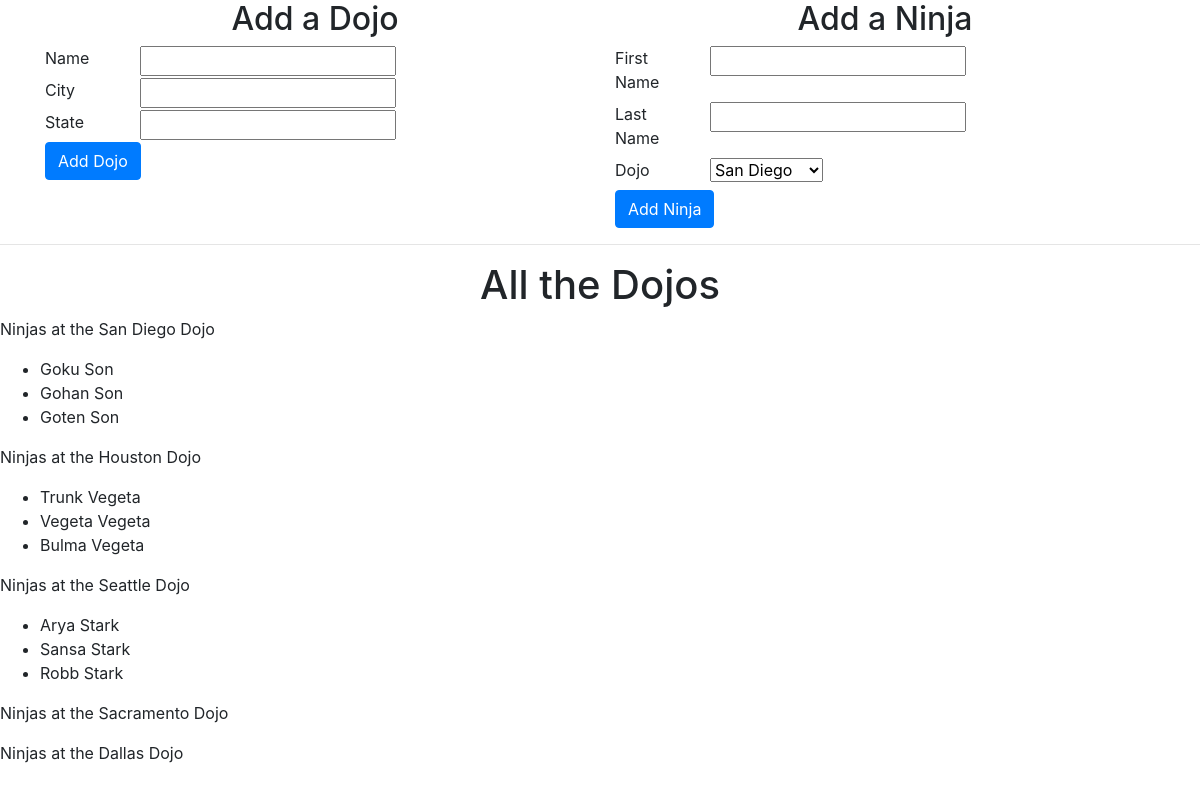
The page / on the database its author committed.
### dojo_ninjas_app/models.py (models this page shows, shortened)
class dojos(models.Model):
    name=models.CharField(max_length=255)
    city=models.CharField(max_length=255)
    state=models.CharField(max_length=255)
    created_at=models.DateTimeField(auto_now_add=True)
    updated_at=models.DateTimeField(auto_now=True)
    desc=models.TextField(null=True)

class ninjas(models.Model):
    first_name = models.CharField(max_length=255)
    last_name = models.CharField(max_length=255)
    dojo=models.ForeignKey(dojos,related_name='ninjas',on_delete=models.CASCADE)
    created_at = models.DateTimeField(auto_now_add=True)
    updated_at = models.DateTimeField(auto_now=True)

### dojo_ninjas_app/views.py (the view)
# urls.py: path('',views.index),
def index(request):
    context={
        'all_dojos': dojos.objects.all(),
        'all_ninjas': ninjas.objects.all()
    }
    return render(request,"index.html",context)

### dojo_ninjas_app/templates/index.html (shortened to what this page needs)
<!doctype html>
<html lang="en">
<head>
    <link rel="stylesheet" href="https://stackpath.bootstrapcdn.com/bootstrap/4.3.1/css/bootstrap.min.css"
>
</head>
<body>
    <div class="container">
        <div class="row">
        <div class="col col-6">
            <h2 style="text-align: center;">Add a Dojo</h2>
            <form method="post" action="addDojo">
                <div class="row">
                    <div class="col col-2">
                        <label>Name</label>
                    </div>
                    <div class="col col-4">
                        <input type="text" name="name">
                    </div>
                </div>
                <div class="row">
                    <div class="col col-2">
                        <label>City</label>
                    </div>
                    <div class="col col-4">
                        <input type="text" name="city">
                    </div>
                </div>
                <div class="row">
                    <div class="col col-2">
                        <label>State</label>
                    </div>
                    <div class="col col-4">
                        <input type="text" name="state">
                    </div>
                </div>
                <div><button class="btn btn-primary" type="submit">Add Dojo</button></div>
            </form>
        </div>
        <div class="col col-6">
            <h2 style="text-align:center;">Add a Ninja</h2>
            <form method="post" action="addNinja">
                <div class="row">
                    <div class="col col-2">
                        <label>First Name</label>
                    </div>
                    <div class="col col-4">
                        <input type="text" name="first_name">
                    </div>
                </div>
                <div class="row">
                    <div class="col col-2">
                        <label>Last Name</label>
                    </div>
                    <div class="col col-4">
                        <input type="text" name="last_name">
                    </div>
                </div>
                <div class="row">
                    <div class="col col-2">
                        <label>Dojo</label>
                    </div>
                    <div class="col col-4">
                        <select name="dojo">
                            {% for dojo in all_dojos %}
                            <option value={{dojo.name}}>{{dojo.name}}</option>
                            {% endfor %}
                        </select>
                    </div>
                </div>
                <div><button class="btn btn-primary" type="submit">Add Ninja</button></div>
            </form>
        </div>
        </div>
    </div>
    <hr>
    <h1 style="text-align: center;">All the Dojos</h1>
    {% for dojo in all_dojos %}
        <p>Ninjas at the {{dojo.name}} Dojo</p>
        <ul>
        {% for ninja in dojo.ninjas.all %}
            <li>{{ninja.first_name}} {{ninja.last_name}}</li>
        {% endfor %}
        </ul>
    {% endfor %}
</body>
</html>

### rows shown on the page
dojos: name "San Diego"
ninjas: first_name "Goku", last_name "Son"
ninjas: first_name "Gohan", last_name "Son"
ninjas: first_name "Goten", last_name "Son"
dojos: name "Houston"
ninjas: first_name "Trunk", last_name "Vegeta"
ninjas: first_name "Vegeta", last_name "Vegeta"
ninjas: first_name "Bulma", last_name "Vegeta"
dojos: name "Seattle"
ninjas: first_name "Arya", last_name "Stark"
ninjas: first_name "Sansa", last_name "Stark"
ninjas: first_name "Robb", last_name "Stark"
dojos: name "Sacramento"
dojos: name "Dallas"

### other values the page prints
form field dojo "San Diego"
